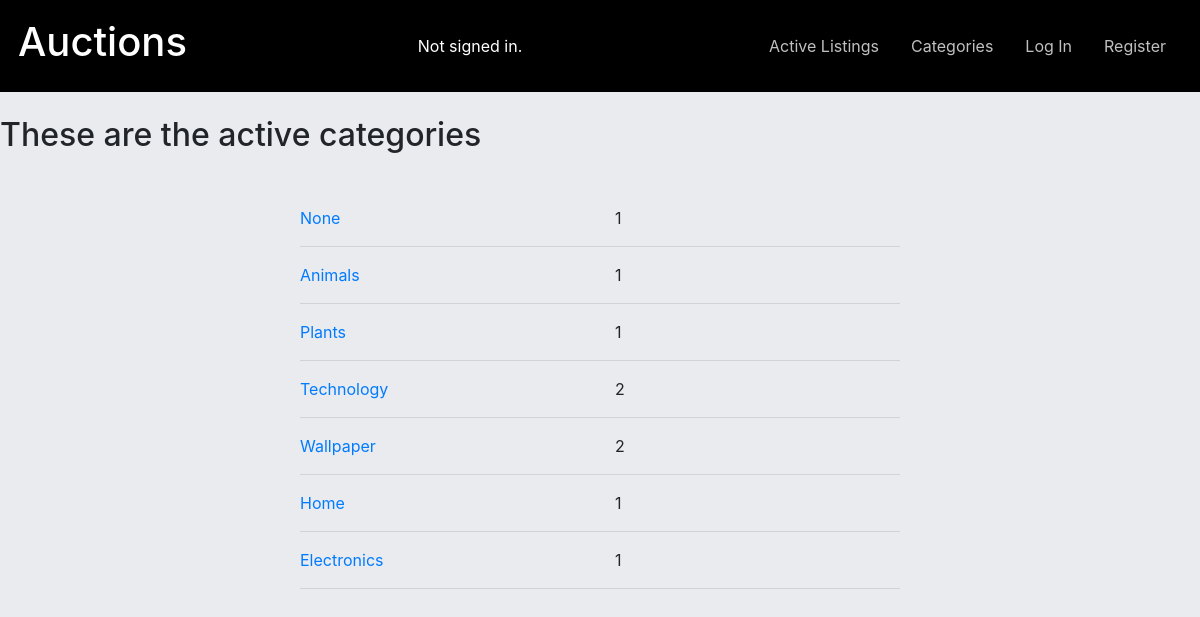
The page /categories on the database its author committed.
### auctions/models.py (models this page shows, shortened)
class Category(models.Model):
    category = models.CharField(max_length=20, unique=True)

### auctions/views.py (the view)
# urls.py: path("categories", views.categories, name="categories"),
def categories(request):
    categories = {item.category for item in Listing.objects.all()}
    categories = [(item, len(Listing.objects.filter(category = item))) for item in categories]
    pick = "These are the active categories" if (categories) else ""
    return render(request, "auctions/categories.html", {
        "categories": categories,
        "pick":pick
    })

### auctions/templates/auctions/categories.html (shortened to what this page needs)
{% extends "auctions/layout.html" %}
{% load static %}
{% block head %}
    <link rel="stylesheet" href="{% static 'auctions/listing.css' %}" type="text/css">
{% endblock %}
{% block body %}
        <h2>{{pick}}</h2>
        <br>
        <section class="main">
            {% for category, length in categories %}
                <div class="row">
                    <div class="col-sm"><a href="{% url 'category' category.category %}">{{category.category}}</a></div>
                    <div class="col-sm">{{length}}</div>
                </div>
                <hr>
            {% empty %}
                No Active Categories
            {% endfor %}
        </section>
{% endblock %}

### auctions/static/auctions/listing.css (style rules this page uses)
:root { --color: #e9ebee; }
body { background-color: var(--color, white); }
.main { width: 600px; margin: 20px auto; }

### rows shown on the page
Category: category "None", length "1"
Category: category "Animals", length "1"
Category: category "Plants", length "1"
Category: category "Technology", length "2"
Category: category "Wallpaper", length "2"
Category: category "Home", length "1"
Category: category "Electronics", length "1"

### other values the page prints
{{ pick }} "These are the active categories"
